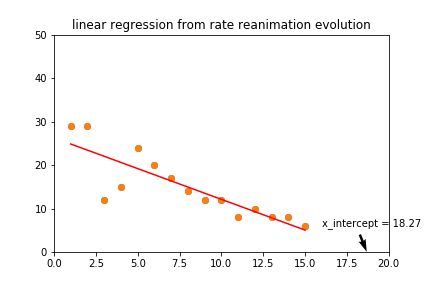

Here is the Python script that generated this plot:
# -*- coding: utf-8 -*-
"""
Created on Thu Apr  2 07:20:01 2020

@author: MonOrdiPro
"""


import numpy as np
from sklearn.linear_model import LinearRegression  
from sklearn.preprocessing import PolynomialFeatures 
from sklearn.metrics import mean_squared_error, r2_score
import matplotlib.pyplot as plt


# données %evolution mort

y = np.array([29,29,12,15,24,20,17,14,12,12,8,10,8,8])
x = np.array([1,2,3,4,5,6,7,8,9,10,11,12,13,14])

x = x.reshape(-1,1)
y = y.reshape(-1,1)

plt.scatter(x,y)

print(x.shape)
print(y.shape)


# Creation de la matrice X
X = np.hstack((x,np.ones(x.shape)))
print(X.shape)

theta = np.random.randn(2,1)


def model (X, theta):
    return X.dot(theta)


def cost_function(X, y, theta):
    m = len(y)
    return 1/(2*m) * np.sum((model(X, theta) - y)**2)

def grad(X, y, theta) :
    m = len(y)
    return 1/m * X.T.dot(model(X, theta) -y)

def gradient_descent(X, y, theta, learning_rate, n_iterations):
    for i in range (0, n_iterations) :
        theta = theta - learning_rate * grad(X, y, theta)
    return theta


theta_final = gradient_descent(X, y, theta, learning_rate=.02, n_iterations=10000) 

plt.scatter(x,y)
plt.xlim(0,20)
plt.ylim(0,50)
plt.quiver(18.27,4,2,-5)
plt.annotate(
    "x_intercept = 18.27", xy=(16, 6))
plt.title('linear regression from rate reanimation evolution')
plt.plot(x, model(X,theta_final), c='r')
plt.savefig("lin_reg_rea_rate.png")



# y = -1.446 * x + 26.418
# x = 26.418 / 1.446
# x = 18.27

# plateau dans 3 jours


